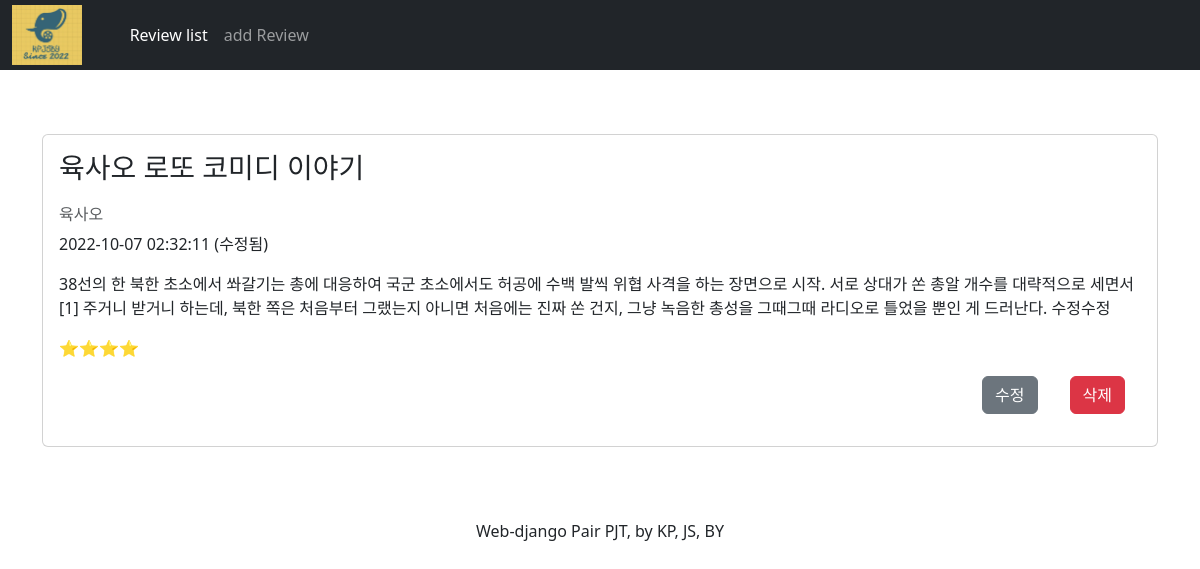
/index/3/, run on the app's committed database.
### reviews/models.py (models this page shows)
class Reviews(models.Model):
    title = models.CharField(max_length=20)
    content = models.TextField()
    movie_name = models.CharField(max_length=20)
    grade = models.IntegerField(default=3)
    created_at = models.DateTimeField(auto_now_add=True)
    updated_at = models.DateTimeField(auto_now=True)

### reviews/views.py (the view)
# urls.py: path("index/<int:pk>/", views.detail, name="detail"),
def detail(request, pk):
    review = Reviews.objects.get(pk=pk)
    context = {
        "review": review,
    }
    return render(request, "reviews/detail.html", context)

### reviews/templates/reviews/detail.html
{% extends 'base.html' %}
{% load static %}
{% block content %}
<div class="container py-5">
  <div class="card my-3">
    <div class="card-body">
      <h3 class="card-title mb-4">{{ review.title }}</h3>
      <h6 class="card-subtitle mb-2 text-muted">{{ review.movie_name }}</h6>
      <p class="card-text">
        {{ review.updated_at|date:'Y-m-d H:i:s' }}
        {% if review.created_at != review.updated_at %}
        (수정됨)
        {% endif %}
      </p>
      <p class="card-text">{{ review.content }}</p>
      <p class="card-text">
        {% if review.grade == 1 %}
        ⭐
        {% elif review.grade == 2 %}
        ⭐⭐
        {% elif review.grade == 3 %}
        ⭐⭐⭐
        {% elif review.grade == 4 %}
        ⭐⭐⭐⭐
        {% elif review.grade == 5 %}
        ⭐⭐⭐⭐⭐
        {% endif %}
      <div class="d-flex flex-row-reverse">
        <a class="btn btn-danger mx-3" href="{% url 'reviews:delete' review.pk %}">
          삭제
        </a>
        <a class="btn btn-secondary mx-3" href="{% url 'reviews:update' review.pk %}">
          수정
        </a>
      </div>
      </p>
    </div>
  </div>
</div>
{% endblock %}

### data on the page
Reviews: title "육사오 로또 코미디 이야기", movie_name "육사오", updated_at "2022-10-07 02:32:11", content "38선의 한 북한 초소에서 쏴갈기는 총에 대응하여 국군 초소에서도 허공에 수백 발씩 위협 사격을 하는 장면으로 시작. 서로 상대가 쏜 총알 개수를 대략적으로 세면서[1] 주거니 받거니 하는데, 북한 쪽은 처음부터 그랬는지 아니면 처음에는 진짜 쏜 건지, 그냥 녹음한 총성을 그때그때 라디오로 틀었을 뿐인 게 드러난다. 수정수정"
